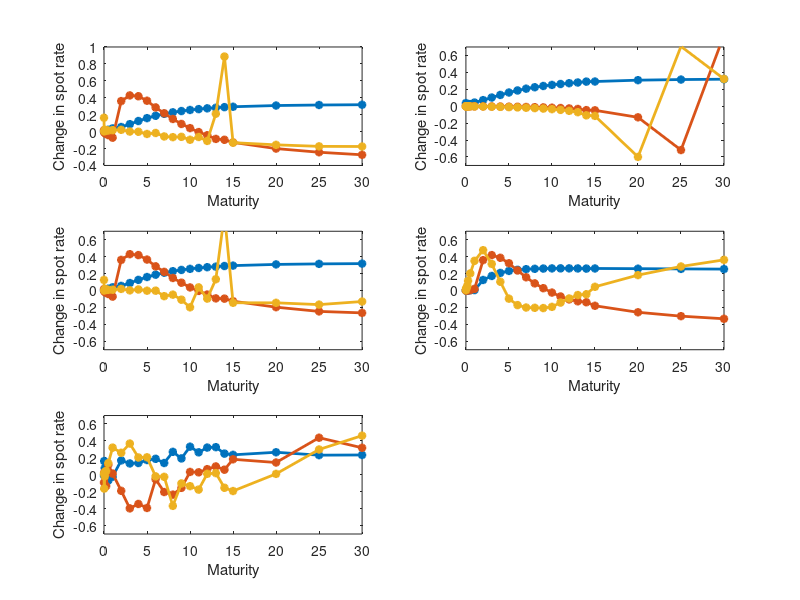

MATLAB code to generate this figure:
close all; clear; clc;

%==========================================================================
%
%
%Figure3.12 US term structure impact of different principal components
%
%
%==========================================================================

load("Figure3_11and12")

A = [0,0.25/12, 1/12,2/12,3/12,6/12,1,2,3,4,5,6,7,8,9,10,11,12,13,14,15,20,25,30];
subplot(3,2,1)
plot(A,COEFF_sample(:,1),'-*')
hold on
plot(A,COEFF_sample(:,2),'-*')
hold on
plot(A,COEFF_sample(:,3),'-*')
ylabel('Change in spot rate')
xlabel('Maturity')
%legend('PC1','PC2','PC3')
%axis([0 30 -0.7 0.7])
set(findall(gca, 'Type', 'Line'),'LineWidth',2);

subplot(3,2,2)
plot(A,COEFF_shrinkage(:,1),'-*')
hold on
plot(A,COEFF_shrinkage(:,2),'-*')
hold on
plot(A,COEFF_shrinkage(:,3),'-*')
ylabel('Change in spot rate')
xlabel('Maturity')
%legend('PC1','PC2','PC3')
axis([0 30 -0.7 0.7])
set(findall(gca, 'Type', 'Line'),'LineWidth',2);

subplot(3,2,3)
plot(A,COEFF_Nshrinkage(:,1),'-*')
hold on
plot(A,COEFF_Nshrinkage(:,2),'-*')
hold on
plot(A,COEFF_Nshrinkage(:,3),'-*')
ylabel('Change in spot rate')
xlabel('Maturity')
%legend('PC1','PC2','PC3')
axis([0 30 -0.7 0.7])
set(findall(gca, 'Type', 'Line'),'LineWidth',2);

subplot(3,2,4)
plot(A,COEFF_MCD(:,1),'-*')
hold on
plot(A,COEFF_MCD(:,2),'-*')
hold on
plot(A,COEFF_MCD(:,3),'-*')
ylabel('Change in spot rate')
xlabel('Maturity')
%legend('PC1','PC2','PC3')
axis([0 30 -0.7 0.7])
set(findall(gca, 'Type', 'Line'),'LineWidth',2);

subplot(3,2,5)
plot(A,COEFF_MRCD(:,1),'-*')
hold on
plot(A,COEFF_MRCD(:,2),'-*')
hold on
plot(A,COEFF_MRCD(:,3),'-*')
ylabel('Change in spot rate')
xlabel('Maturity')
%legend('PC1','PC2','PC3')
axis([0 30 -0.7 0.7])
set(findall(gca, 'Type', 'Line'),'LineWidth',2);